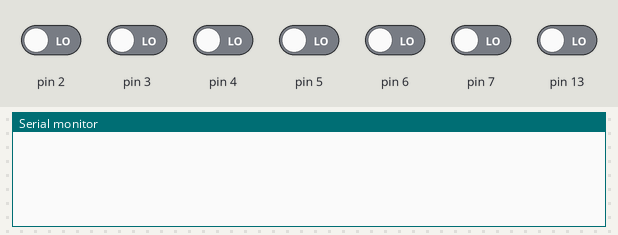
The sketch below on a simulated Arduino Uno, built with avr-gcc and run on an emulated ATmega328P. Parts: the last lines printed to the serial monitor. The inputs (shaded band) are chosen by the test bench; at power-on: pin 2–7, pin 13 LOW.

Above: at 1.2 s.
1.3 s: pin 13 driven HIGH
At 2.4 s:
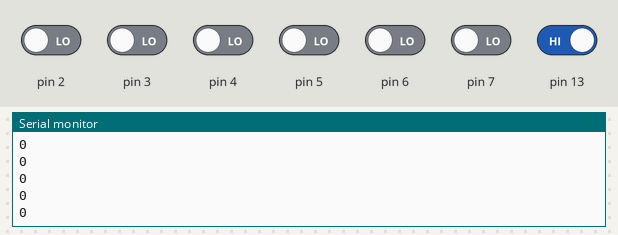
3.2 s: pin 2 driven HIGH
At 4.0 s:
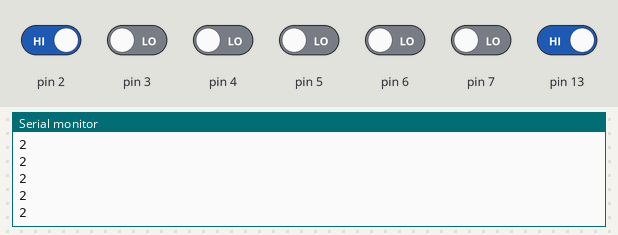
4.7 s: pin 3 driven HIGH
At 5.4 s:
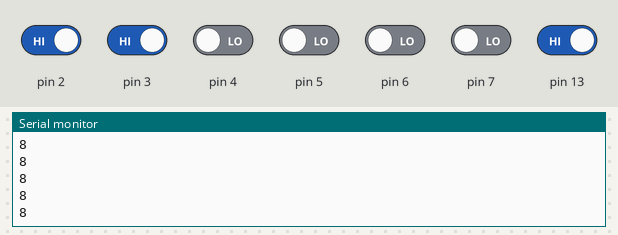
6.2 s: pin 4 driven HIGH
At 7.3 s:
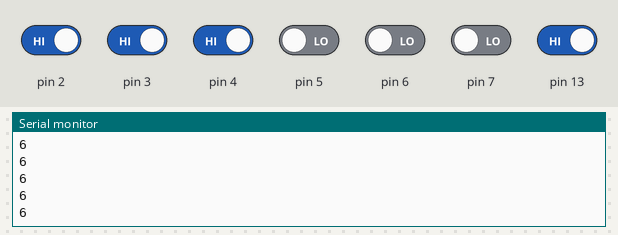
7.7 s: pin 7 driven HIGH
At 8.3 s:
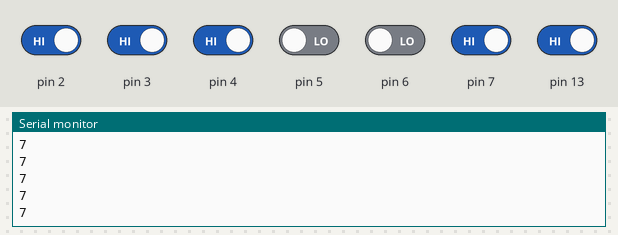
Timing chart, 0 to 9.1 s (numbered marks = the images above; inputs shaded):
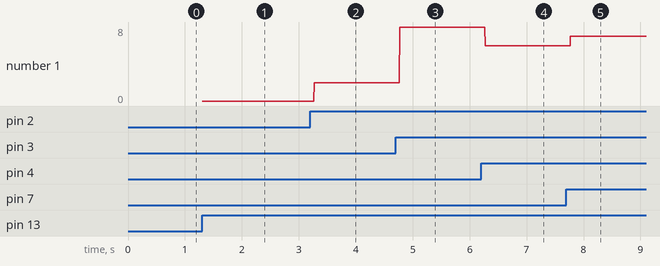

The sketch:

SlaveM2.ino
```cpp
void setup()
{
  int i;
  for(i=2;i<8;i++)
    pinMode(i,INPUT);
  pinMode(13,INPUT);
  Serial.begin(9600);
}

void loop()
{
  int m2[5],i;
  int flag=digitalRead(13);
  if(flag)
  {
    for(i=0;i<6;i++)
      m2[i]=digitalRead(i+2);
    int m=m2[0]*32+m2[1]*16+m2[2]*8+m2[3]*4+m2[4]*2+m2[5];
    int min2=m%10;
    Serial.println(min2);
  }
}
```

Measured:
- after the input at 1.3 s, the serial monitor: prints a new line at once (image 1)
- after the input at 3.2 s, the serial monitor: prints a new line after 0.07 s (image 2)
- after the input at 4.7 s, the serial monitor: prints a new line after 0.07 s (image 3)
- after the input at 6.2 s, the serial monitor: prints a new line after 0.07 s (image 4)
- after the input at 7.7 s, the serial monitor: prints a new line after 0.07 s (image 5)
- plotted number 1: 0 → 2 after the input at 3.2 s, 2 → 8 after the input at 4.7 s, 8 → 6 after the input at 6.2 s, 6 → 7 after the input at 7.7 s
